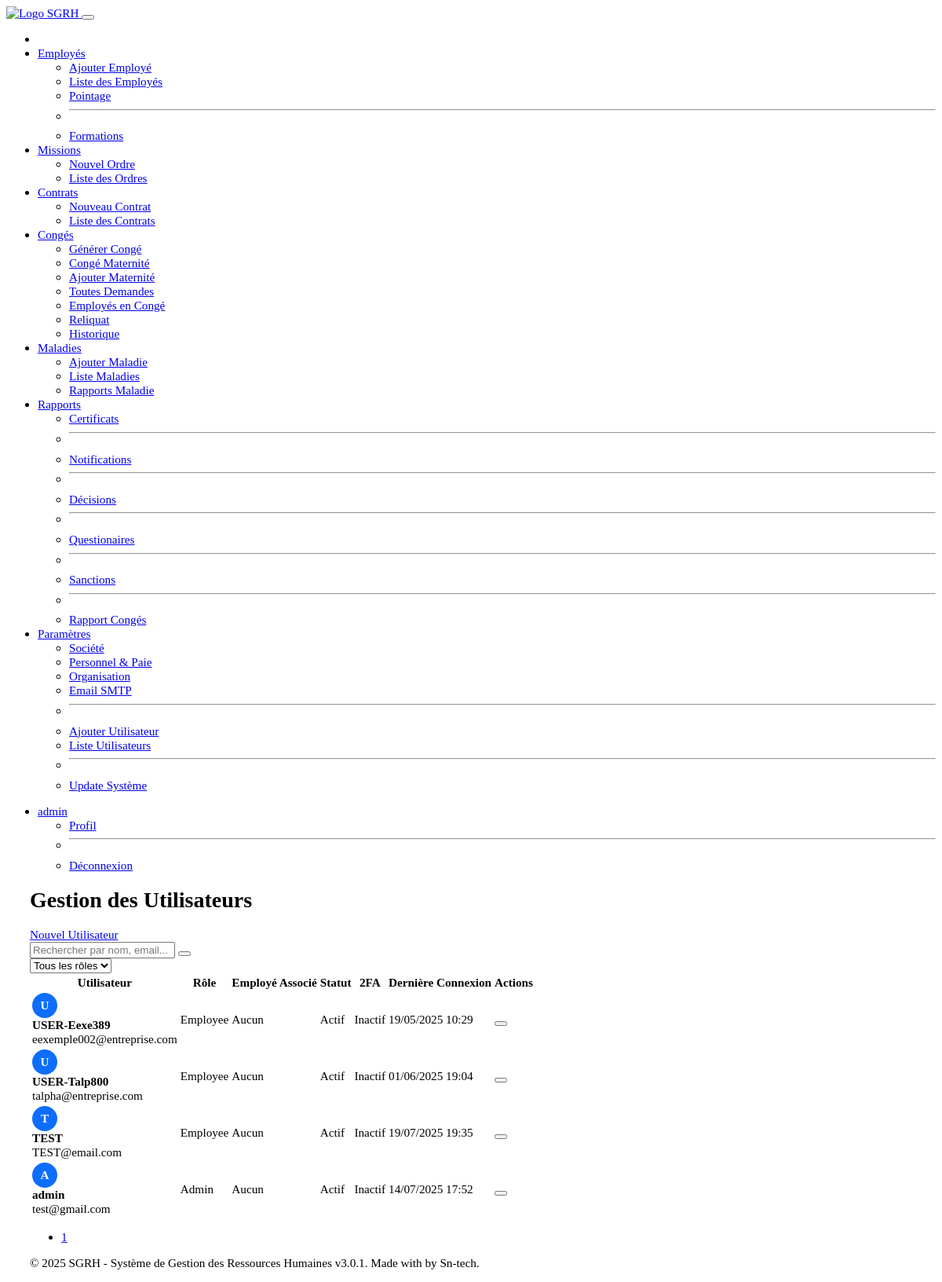
Screenshot of /admin/index.php?route=users_users (signed in) with the database file from the repository.
### tables this page shows
CREATE TABLE `users` (
  `id` int(11) NOT NULL,
  `username` varchar(50) NOT NULL,
  `password` varchar(255) NOT NULL,
  `email` varchar(100) NOT NULL,
  `role` enum('admin','hr','employee') NOT NULL DEFAULT 'employee',
  `is_active` tinyint(1) DEFAULT 1,
  `created_at` timestamp NOT NULL DEFAULT current_timestamp(),
  `last_login` timestamp NULL DEFAULT NULL,
  `failed_attempts` int(11) NOT NULL DEFAULT 0,
  `account_locked_until` datetime DEFAULT NULL,
  `otp_code` varchar(255) DEFAULT NULL,
  `otp_expires_at` datetime DEFAULT NULL,
  `is_email_otp_enabled` tinyint(1) NOT NULL DEFAULT 0 COMMENT '0 = Email OTP Disabled, 1 = Enabled',
  `otp_secret` varchar(255) DEFAULT NULL COMMENT 'Encrypted secret for authenticator app',
  `is_app_otp_enabled` tinyint(1) NOT NULL DEFAULT 0 COMMENT '0 = App OTP Disabled, 1 = Enabled'
);

### admin/index.php (called while the page is built, shortened)
<?php
require_once __DIR__ . '../../includes/functions.php';
$route = $_GET['route'] ?? 'update_system';
$page = $routes[$route];
$target = __DIR__ . '/pages/' . $page;
require_once $target;

### includes/functions.php (called while the page is built, shortened)
<?php
function formatDate($date, $format = 'd/m/Y') {
    try {
        $dateTime = new DateTime($date);
        return $dateTime->format($format);
    } catch (Exception $e) {
        return $date;
    }
}
function route($route, $params = []) {
    $url = APP_LINK . '/admin/index.php?route=' . urlencode($route);
    foreach ($params as $k => $v) {
        $url .= '&' . urlencode($k) . '=' . urlencode($v);
    }
    return $url;
}
?>

### admin/pages/users/users.php (the view, shortened to what this page needs)
<?php
$page = isset($_GET['page']) ? (int)$_GET['page'] : 1;
$perPage = 15;
$offset = ($page - 1) * $perPage;
$search = isset($_GET['search']) ? sanitize($_GET['search']) : '';
$roleFilter = isset($_GET['role']) && in_array($_GET['role'], ['admin', 'hr', 'employee']) ? sanitize($_GET['role']) : '';
$conditions = [];
$params = [];
$whereClause = !empty($conditions) ? "WHERE " . implode(' AND ', $conditions) : '';
$totalStmt = $db->prepare("SELECT COUNT(u.id) FROM users u LEFT JOIN employees e ON u.id = e.user_id $whereClause");
$totalStmt->execute($params);
$totalUsers = $totalStmt->fetchColumn();
$query = "SELECT u.id, u.username, u.email, u.role, u.is_active, u.is_email_otp_enabled, u.is_app_otp_enabled, u.last_login, u.account_locked_until, e.first_name, e.last_name, e.nin
          FROM users u
          LEFT JOIN employees e ON u.id = e.user_id
          $whereClause
          ORDER BY u.created_at DESC
          LIMIT :limit OFFSET :offset";
$stmt = $db->prepare($query);
$stmt->bindValue(':limit', $perPage, PDO::PARAM_INT);
$stmt->bindValue(':offset', $offset, PDO::PARAM_INT);
$stmt->execute();
$users = $stmt->fetchAll(PDO::FETCH_ASSOC);
include __DIR__ . '../../../../includes/header.php';
?>
<div class="container">
    <div class="d-flex justify-content-between align-items-center mb-4">
        <h1>Gestion des Utilisateurs</h1>
        <a href="<?= route('users_register') ?>" class="btn btn-primary">
            <i class="bi bi-plus-circle"></i> Nouvel Utilisateur
        </a>
    </div>
    <div class="card mb-4">
        <div class="card-body">
            <form action="<?= route('users_users') ?>" method="get" class="row g-3">
                <div class="col-md-8">
                    <div class="input-group">
                        <input type="text" name="search" class="form-control" placeholder="Rechercher par nom, email..." value="<?= htmlspecialchars($search) ?>">
                        <button class="btn btn-outline-secondary" type="submit"><i class="bi bi-search"></i></button>
                    </div>
                </div>
                <div class="col-md-4">
                    <select name="role" class="form-select" onchange="this.form.submit()">
                        <option value="">Tous les rôles</option>
                    </select>
                </div>
            </form>
        </div>
    </div>
    <div class="card">
        <div class="card-body">
            <div class="table-responsive">
                <table class="table table-hover align-middle">
                    <thead class="table-light">
                        <tr>
                            <th>Utilisateur</th>
                            <th>Rôle</th>
                            <th>Employé Associé</th>
                            <th>Statut</th>
                            <th>2FA</th>
                            <th>Dernière Connexion</th>
                            <th>Actions</th>
                        </tr>
                    </thead>
                    <tbody>
                        <?php if (empty($users)): ?>
                            <tr><td colspan="7" class="text-center">Aucun utilisateur trouvé.</td></tr>
                        <?php else: ?>
                            <?php foreach ($users as $user): ?>
                                <tr>
                                    <td>
                                        <div class="d-flex align-items-center">
                                            <div class="avatar me-2" title="<?= htmlspecialchars($user['username']) ?>"><?= strtoupper(substr($user['username'], 0, 1)) ?></div>
                                            <div>
                                                <strong><?= htmlspecialchars($user['username']) ?></strong>
                                                <div class="text-muted small"><?= htmlspecialchars($user['email']) ?></div>
                                            </div>
                                        </div>
                                    </td>
                                    <td>
                                        <?php $roleClass = ['admin' => 'danger', 'hr' => 'warning', 'employee' => 'primary'][$user['role']] ?? 'secondary'; ?>
                                        <span class="badge bg-<?= $roleClass ?>"><?= ucfirst($user['role']) ?></span>
                                    </td>
                                    <td>
                                        <?php if (!empty($user['nin'])): ?>
                                            <a href="<?= route('employees_view', ['nin' => $user['nin']]) ?>"><?= htmlspecialchars($user['first_name'] . ' ' . $user['last_name']) ?></a>
                                        <?php else: ?><span class="text-muted">Aucun</span><?php endif; ?>
                                    </td>
                                    <td>
                                        <?php
                                        $isLocked = !empty($user['account_locked_until']) && (new DateTime() < new DateTime($user['account_locked_until']));
                                        if ($isLocked) {
                                            $lockDate = (new DateTime($user['account_locked_until']))->format('d/m/Y H:i');
                                            echo '<span class="badge bg-danger" title="Verrouillé jusqu\'au ' . $lockDate . '"><i class="bi bi-lock-fill"></i> Verrouillé</span>';
                                        } elseif ($user['is_active']) {
                                            echo '<span class="badge bg-success">Actif</span>';
                                        } else {
                                            echo '<span class="badge bg-secondary">Inactif</span>';
                                        }
                                        ?>
                                    </td>
                                    <td>
                                        <?php if (!empty($user['is_app_otp_enabled'])): ?>
                                            <span class="badge bg-success" title="Activé par Application"><i class="bi bi-shield-lock-fill"></i> App</span>
                                        <?php elseif (!empty($user['is_email_otp_enabled'])): ?>
                                            <span class="badge bg-info" title="Activé par Email"><i class="bi bi-envelope-at-fill"></i> Email</span>
                                        <?php else: ?>
                                            <span class="badge bg-secondary" title="Désactivé"><i class="bi bi-shield-slash-fill"></i> Inactif</span>
                                        <?php endif; ?>
                                    </td>
                                    <td><?= $user['last_login'] ? formatDate($user['last_login'], 'd/m/Y H:i') : 'Jamais' ?></td>
                                    <td>
                                        <div class="btn-group btn-group-sm" role="group">
                                            <button class="btn btn-outline-danger" title="Supprimer"
                                                    onclick="confirmDelete('<?= route('users_delete', ['id' => $user['id']]) ?>', '<?= htmlspecialchars(addslashes($user['username'])) ?>')">
                                            </button>
                                        </div>
                                    </td>
                                </tr>
                            <?php endforeach; ?>
                        <?php endif; ?>
                    </tbody>
                </table>
            </div>
            <nav aria-label="Page navigation">
                <ul class="pagination justify-content-center">
                    <?php
                    $totalPages = ceil($totalUsers / $perPage);
                    $queryParams = ['search' => $search, 'role' => $roleFilter];
                    ?>
                    <?php for ($i = 1; $i <= $totalPages; $i++): ?>
                        <li class="page-item <?= $i === $page ? 'active' : '' ?>"><a class="page-link" href="<?= route('users_users', array_merge($queryParams, ['page' => $i])) ?>"><?= $i ?></a></li>
                    <?php endfor; ?>
                </ul>
            </nav>
        </div>
    </div>
</div>
<?php include __DIR__ . '../../../../includes/footer.php'; ?>

### rows the page displays
users: username "U", username "USER-Eexe389", email "eexemple002@entreprise.com", role "Employee", is_active "Actif", is_app_otp_enabled "Inactif", last_login "19/05/2025 10:29"
users: username "U", username "USER-Talp800", email "talpha@entreprise.com", role "Employee", is_active "Actif", is_app_otp_enabled "Inactif", last_login "01/06/2025 19:04"
users: username "T", username "TEST", email "TEST@email.com", role "Employee", is_active "Actif", is_app_otp_enabled "Inactif", last_login "19/07/2025 19:35"
users: username "A", username "admin", email "test@gmail.com", role "Admin", is_active "Actif", is_app_otp_enabled "Inactif", last_login "14/07/2025 17:52"

### other values shown
$_SESSION['username'] "admin"
APP_NAME "SGRH - Système de Gestion des Ressources Humaines"
APP_VERSION "3.0.1"
